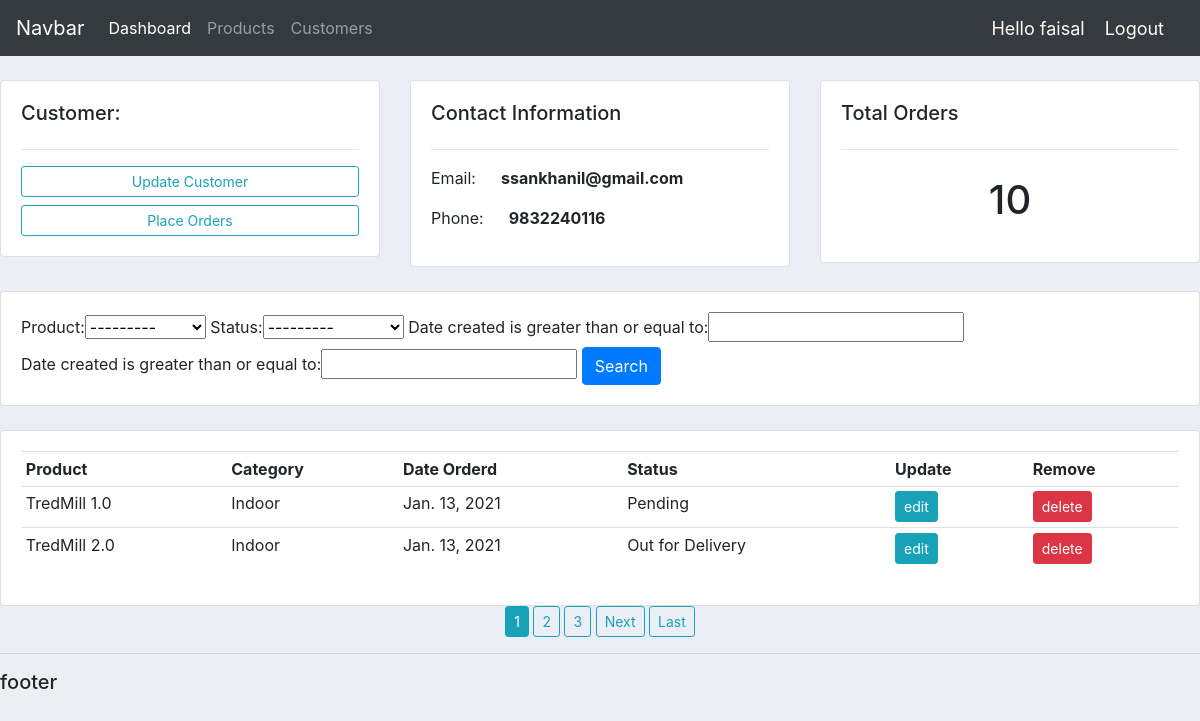
Screenshot of /customers/1/ (signed in) with the database file from the repository.
### accounts/models.py (models this page shows, shortened)
class Customer(models.Model):
    user=models.OneToOneField(User,null=True,on_delete=models.CASCADE)
    name=models.CharField(max_length=200,null=True)
    email=models.EmailField(max_length=50,null=True)
    phone=models.CharField(max_length=20,null=True)
    image=models.ImageField(default='default.png',upload_to='profile_pics')
    date_created=models.DateField(auto_now_add=True,null=True)

class Order(models.Model):
    customer=models.ForeignKey(Customer,null=True,on_delete=models.SET_NULL)
    product=models.ForeignKey(Product,null=True,on_delete=models.SET_NULL)
    STATUS=(('Pending','Pending'),\
        ('Out for Delivery','Out for Delivery'),\
        ('Delivered','Delivered')
        )
    date_created=models.DateField(auto_now_add=True,null=True)
    status=models.CharField(max_length=20,default='Pending',choices=STATUS)

class Product(models.Model):
    CATEGORY=(('Indoor','Indoor'),\
        ('Outdoor','Outdoor'))
    name=models.CharField(max_length=200,null=True)
    price=models.FloatField(max_length=200,null=True)
    category=models.CharField(max_length=200,null=True,choices=CATEGORY)
    description=models.CharField(max_length=500,null=True,blank=True)
    image=models.ImageField(default='Default.png',upload_to='products_pics')
    date_created=models.DateField(auto_now_add=True,null=True)
    tag=models.ManyToManyField(Tag)
    def __str__(self):
        return self.name

### accounts/decorators.py (the view)
        def wrapper(request,*args,**kwargs):
            if request.user.groups.exists():
                for group in request.user.groups.all():
                    if group.name in allowed_groups:
                        return view_fun(request,*args,**kwargs)
            return HttpResponse('You are not authorized to view user')

### accounts/views.py (called while the page is built)
@login_required(login_url='login')
@checkPermission(allowed_groups=set(['admin']))
def customers(request,pk_val):
    customer=Customer.objects.get(id=pk_val)
    orders=customer.order_set.get_queryset().order_by('id')
    order_count=orders.count()
    Filter=orderFilter(request.GET,queryset=orders)
    orders=Filter.qs
    paginator=Paginator(orders,2)
    page_number=request.GET.get('page')
    page_obj=paginator.get_page(page_number)
    instanceOfModels={'customer':customer,'orders':orders,'order_count':order_count,'Filter':Filter,\
    'page':page_obj,'paginator':paginator}
    return render(request,'accounts/customers.html',instanceOfModels)

### accounts/templates/accounts/customers.html
{%  extends 'accounts/main.html' %}
{% block content %}
	<br>
<div class="row">
	<div class="col-md">
		<div class="card card-body">
			<h5>Customer:</h5>
			<hr>
			<a class="btn btn-outline-info  btn-sm btn-block" href="{% url 'update_customer' customer.id %}">Update Customer</a>
			<a class="btn btn-outline-info  btn-sm btn-block" href="{% url 'place_orders' customer.id %}">Place Orders</a>
		</div>
	</div>
	<div class="col-md">
		<div class="card card-body">
			<h5>Contact Information</h5>
			<hr>
			<p>Email:  &emsp;
			<b>{{customer.email}}</b> </p>
			<p>Phone: &emsp;  <b>{{customer.phone}}</b></p>
		</div>
	</div>
	<div class="col-md">
		<div class="card card-body">
			<h5>Total Orders</h5>
			<hr>
			<h1 style="text-align: center;padding: 10px">{{order_count}}</h1>
		</div>
	</div>
</div>
<br>
<div class="row">
	<div class="col">
		<div class="card card-body">
			<form method="get">
				{{Filter.form}}
		    	<button class="btn btn-primary" type="submit">Search</button>
		    </form>
		</div>
	</div>
</div>
<br>
<div class="row">
	<div class="col-md">
		<div class="card card-body">
			<table class="table table-sm">
				<tr>
					<th>Product</th>
					<th>Category</th>
					<th>Date Orderd</th>
					<th>Status</th>
					<th>Update</th>
					<th>Remove</th>
				</tr>
				{% for order in page %}
				<tr>
					<td>{{order.product.name}}</td>
					<td>{{order.product.category}}</td>
					<td>{{order.date_created}}</td>
					<td>{{order.status}}</td>
					<td><a class='btn btn-sm btn-info' href="{% url 'update_order' order.id %}">edit</a></td>
					<td><a class='btn btn-sm btn-danger' href="{% url 'delete_order' order.id %}">delete</a></td>
				</tr>
				{% endfor %}
			</table>
		</div>
			{% include 'accounts/pagination.html' %}
	</div>
</div>
{% endblock %}

### accounts/templates/accounts/navbar.html (shortened to what this page needs)
{% load static %}
<nav class="navbar navbar-expand-lg navbar-dark bg-dark">
    <a class="navbar-brand" href="#">Navbar</a>
    <div class="collapse navbar-collapse" id="navbarNav">
      <ul class="navbar-nav">
        <li class="nav-item active">
          <a class="nav-link" href="{% url 'home' %}">Dashboard </a>
        </li>
        {% if request.user.is_staff %}
          <li class="nav-item">
            <a class="nav-link" href="{% url 'products' %}">Products</a>
          </li>
          <li class="nav-item">
            <a class="nav-link" href="">Customers</a>
          </li>
        {% endif %}
      </ul>
    </div>
    <span class='hello-msg'>Hello  {{request.user}}</span>
    <span><a class='hello-msg' href="{% url 'logout' %}">Logout</a></span>
  </nav>

### accounts/static/css/main.css (style rules this page uses)
body { background-color: #ebeff5; }

### accounts/templates/accounts/navbar.html (style rules this page uses)
.hello-msg { font-size: 18px; color:floralwhite; margin-right: 20px; }

### rows the page displays
Customer: email "ssankhanil@gmail.com", phone "9832240116"
Order: product.name "TredMill 1.0", product.category "Indoor", date_created "Jan. 13, 2021", status "Pending"
Order: product.name "TredMill 2.0", product.category "Indoor", date_created "Jan. 13, 2021", status "Out for Delivery"

### other values shown
{{ request.user }} "faisal"
{{ order_count }} "10"
{{ page.number }} "1"
{{ page_num }} "2" "3"
